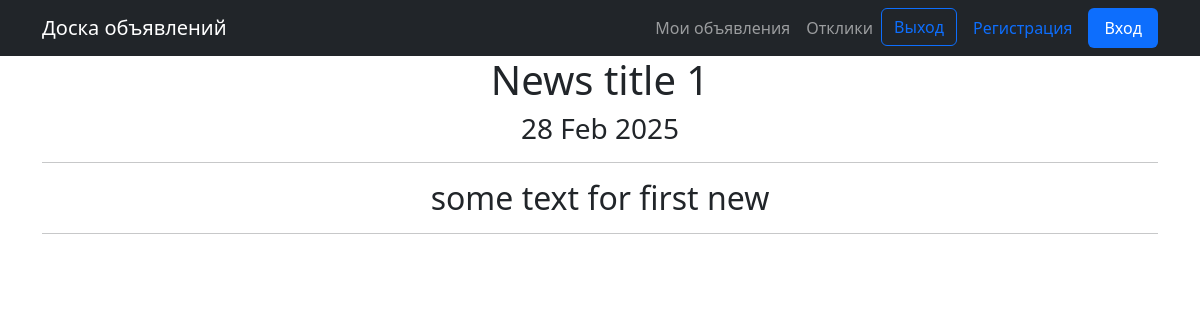
The page /news/1 on the database as committed earlier.
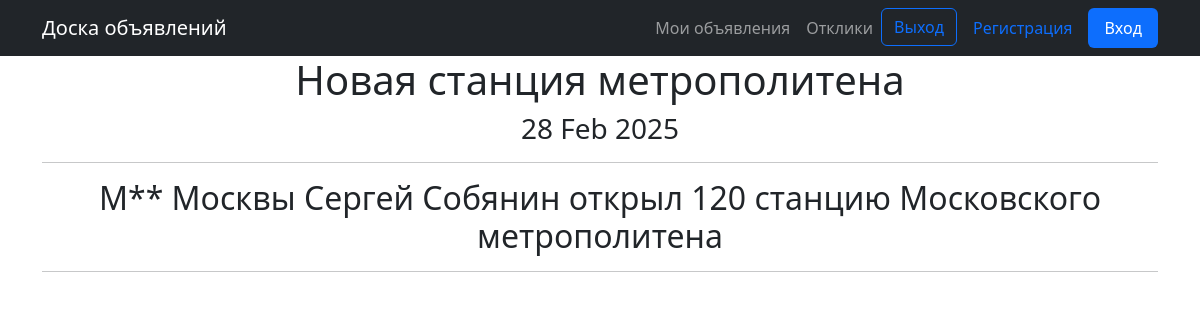
The same page on the database as committed later.
### news/models.py (models this page shows, shortened)
class Post(models.Model):
    author = models.ForeignKey(Author, on_delete=models.CASCADE)
    ARTICLE = 'AR'
    NEWS = 'NW'
    CATEGORIES = (
        (NEWS, 'Новость'),
        (ARTICLE, 'Статья'),
    )
    publication = models.CharField(max_length=2, choices=CATEGORIES, default=NEWS)
    date_creation = models.DateTimeField(auto_now_add=True)
    post_category = models.ManyToManyField(Category, through='PostCategory')
    title = models.CharField(max_length=256)
    text = models.TextField()
    rating = models.SmallIntegerField(default=0)
    def __str__(self):
        return f'{self.title}'

### news/views.py (the view)
# urls.py: path('<int:pk>', NewList.as_view()),
class NewList(DetailView):
    model = Post
    template_name = 'new.html'
    context_object_name = 'new'

### news/templatetags/custom_filters.py (called while the page is built)
@register.filter()
def censor(value):
    bad_word = ['Искусство', 'Мэр', 'геймеров', 'очко']
    for word in value.split():
        for i in bad_word:
            if i.lower() in word.lower().replace(',.:;/-\\""', ''):
                value = value.replace(i, f"{i[0]}{'*' * (len(i) - 1)}")
    if not isinstance(value, str):
        raise TypeError(f'Фильтр применяется к неразрешенному типу {type(value)}\nРазрешенный тип str')
    return value

### templates/new.html (shortened to what this page needs)
{% extends 'flatpages/default.html' %}
{% load custom_filters %}
{% block content %}
<h1>{{ new }}</h1>
<h3>{{ new.date_creation|date:'d M Y' }}</h3>
<hr>
<h2>{{ new.text|censor }}</h2>
<hr>
{% endblock content %}

Rows that differ between the two databases and show on the page:
changed Post: title "News title 1" → "Новая станция метрополитена"; text|censor "some text for first new" → "М** Москвы Сергей Собянин открыл 120 станцию Московского метрополитена"
